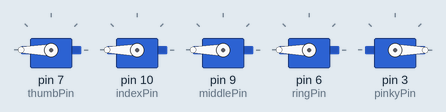
Recording of a sketch running on a simulated Arduino Uno, built with avr-gcc and run on an emulated ATmega328P. Parts: 5 × servo.

Above: at 0.05 s.
At 2.0 s:
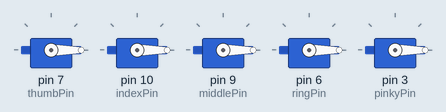
Timing chart, 0 to 4.6 s (numbered marks = the images above):
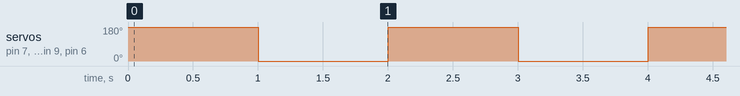

Measured:
- by itself, servo on pin 7 (thumbPin), servo on pin 10 (indexPin), servo on pin 9 (middlePin), servo on pin 6 (ringPin): alternates 180° for 1.0 s and 0° for 1.0 s

The sketch:

servoTest.ino
```cpp
#include <Servo.h>

#define thumbPin 7
#define indexPin 10
#define middlePin 9
#define ringPin 6
#define pinkyPin 3


Servo servoThumb;
Servo servoIndex;
Servo servoMiddle;
Servo servoRing;
Servo servoPinky;


void setup() {
   servoThumb.attach(thumbPin);
  servoIndex.attach(indexPin);
  servoMiddle.attach(middlePin);
  servoRing.attach(ringPin);
  servoPinky.attach(pinkyPin);
}

void loop() {
  servoThumb.write(
    180);
  servoIndex.write(180);
  servoMiddle.write(180);
  servoRing.write(180);
  servoPinky.write(0);
  delay(1000);
  servoThumb.write(0);
  servoIndex.write(0);
  servoMiddle.write(0);
  servoRing.write(0);
  servoPinky.write(0);
  delay(1000);


}
```
